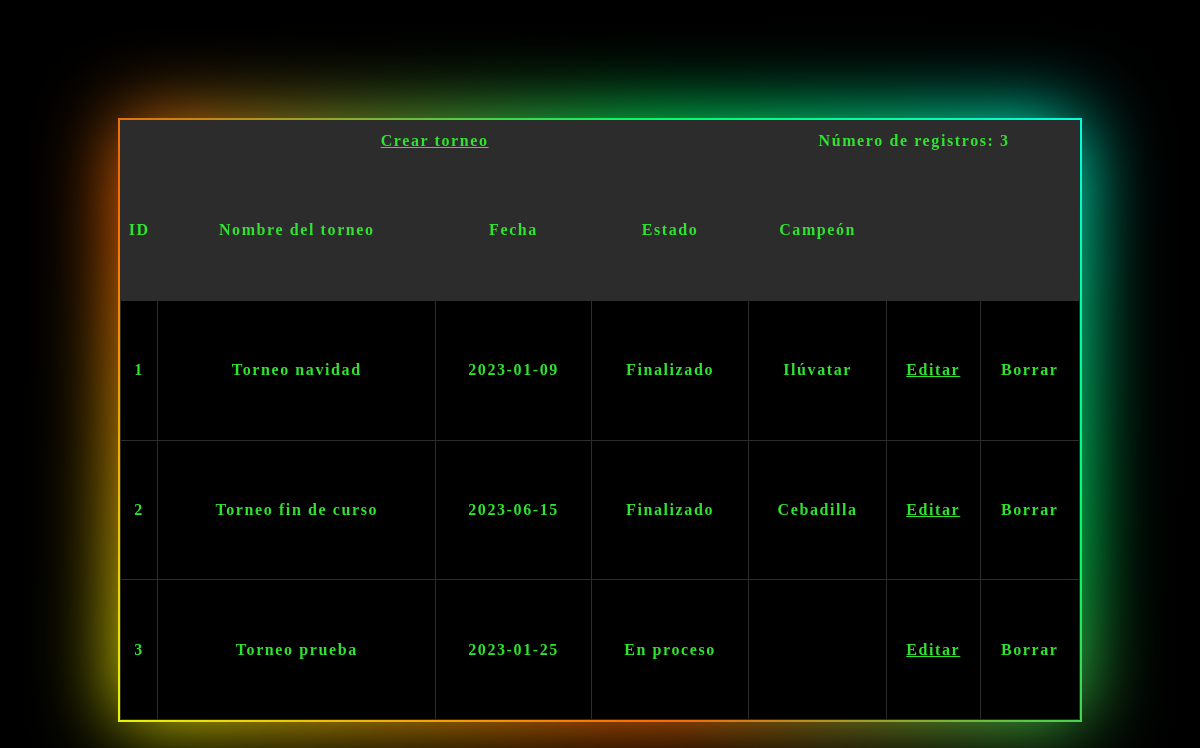
Screenshot of /U4/Ping_pong/vistas/torneosVista.php with the database file from the repository.
### tables this page shows
CREATE TABLE T_Torneo (
    id_torneo INT PRIMARY KEY AUTO_INCREMENT,
    nombre VARCHAR(50) NOT NULL,
    fecha date,
    estado ENUM('Finalizado','En proceso'),
    num_jugadores INT DEFAULT 8,
    campeon varchar(50)
);

### U4/Ping_pong/accesoDatos/torneosAccesoDatos.php (called while the page is built, shortened)
<?php
class TorneoAccesoDatos {
    function obtener() {
        $conexion = mysqli_connect('localhost','root','12345');
        mysqli_select_db($conexion, 'torneos_pingPong');
        $consulta = mysqli_prepare($conexion, "SELECT
                                                    id_torneo, nombre, fecha, estado, campeon
                                                FROM
                                                    T_Torneo;");
        $consulta->execute();
        $result = $consulta->get_result();
        $torneos =  array();
        while ($myrow = $result->fetch_assoc()) {
            array_push($torneos, $myrow);
        }
        return $torneos;
    }
}
?>

### U4/Ping_pong/negocio/torneosReglasNegocio.php (called while the page is built, shortened)
<?php
require("../accesoDatos/torneosAccesoDatos.php");
class TorneoReglasNegocio {
    private $ID;
    private $NOMBRE;
    private $FECHA;
    private $ESTADO;
    private $CAMPEON;
    function init($id, $nombre, $fecha, $estado, $campeon) {
        $this->ID = $id;
        $this->NOMBRE = $nombre;
        $this->FECHA = $fecha;
        $this->ESTADO = $estado;
        $this->CAMPEON = $campeon;
    }
    function getID() {
        return $this->ID;
    }
    function getNOMBRE() {
        return $this->NOMBRE;
    }
    function getFECHA() {
        return $this->FECHA;
    }
    function getESTADO(){
        return $this->ESTADO;
    }
    function getCAMPEON(){
        return $this->CAMPEON;
    }
    function obtener() {
        $torneosDAL = new TorneoAccesoDatos();
        $results = $torneosDAL->obtener();
        $listaTorneos =  array();
        foreach ($results as $torneo) {
            $oTorneosReglasNegocio = new TorneoReglasNegocio();
            $oTorneosReglasNegocio->init($torneo['id_torneo'], $torneo['nombre'], $torneo['fecha'], $torneo['estado'], $torneo['campeon']);
            array_push($listaTorneos,$oTorneosReglasNegocio);
        }
        return $listaTorneos;
    }
}
?>

### U4/Ping_pong/vistas/torneosVista.php (the view, shortened to what this page needs)
<!doctype html>
<html>
<head>
    <link rel='stylesheet' href='../css/torneosVista.css'>
</head>
<body>
    <?php
    require('../negocio/torneosReglasNegocio.php');
    $torneosBL = new TorneoReglasNegocio();
    $datosTorneos = $torneosBL->obtener();
    echo "<div class='bloque brillo'>
        <table>";
        echo"<tr class='crear'>
            <th colspan='4'>
                <a href='gestionTorneosVista.php?modo=creacion'>Crear torneo</a>
            </th>
            <th colspan='3'>
                <p>Número de registros: ".count($datosTorneos)."</p>
            </th>
            </tr>
            <tr class='identificador'>
                <th>ID</th>
                <th>Nombre del torneo</th>
                <th>Fecha</th>
                <th>Estado</th>
                <th>Campeón</th>
                <th></th>
                <th></th>
            </tr>";
    foreach ($datosTorneos as $torneos){
        echo "<tr>";
        echo "<th>".$torneos->getID()."</th>";
        echo "<th>".$torneos->getNOMBRE()."</th>";
        echo "<th>".$torneos->getFECHA()."</th>";
        echo "<th>".$torneos->getESTADO()."</th>";
        echo "<th>".$torneos->getCAMPEON()."</th>";
        echo "<th><a href='gestionTorneosVista.php?modo=edicion&id=".$torneos->getID()."'>Editar</a></th>";
        echo "<th>Borrar</th>";
        echo "</tr>";
    }
    echo "</table>
        </div>";
    ?>
</body>
</html>

### U4/Ping_pong/css/torneosVista.css (style rules this page uses)
* { margin: 0px; padding: 0px; }
body { background-color: black; }
.bloque { position: relative; margin: 10% auto 0; width: 80%; height: 600px; background: black; }
.brillo::before, .brillo::after { content: ''; position: absolute; left: -2px; top: -2px; background: linear-gradient(45deg, #e6fb04,#ff6600,#00ff66,#00ffff,#ff00ff,#ff0099,#6e0dd0,#ff3300,#099fff); background-size: 400%; width: calc(100% + 4px); height: calc(100% + 4px); z-index: -1; animation: brilloAnimacion 20s linear infinite; }
.brillo::after { filter: blur(40px); }
table, th, td { border: 1px solid rgb(44,44,44); border-collapse: collapse; color: hsl(120, 77%, 54%); letter-spacing: 0.1em; }
table { width: 100%; height: 100%; }
.identificador { background-color: rgb(44,44,44); }
.crear { height: 40px; background-color: rgb(44,44,44); }
a { color: hsl(120, 77%, 54%); }

### rows the page displays
t_torneo: id_torneo "1", nombre "Torneo navidad", fecha "2023-01-09", estado "Finalizado", campeon "Ilúvatar"
t_torneo: id_torneo "2", nombre "Torneo fin de curso", fecha "2023-06-15", estado "Finalizado", campeon "Cebadilla"
t_torneo: id_torneo "3", nombre "Torneo prueba", fecha "2023-01-25", estado "En proceso"

### other values shown
count($datosTorneos) "3"
